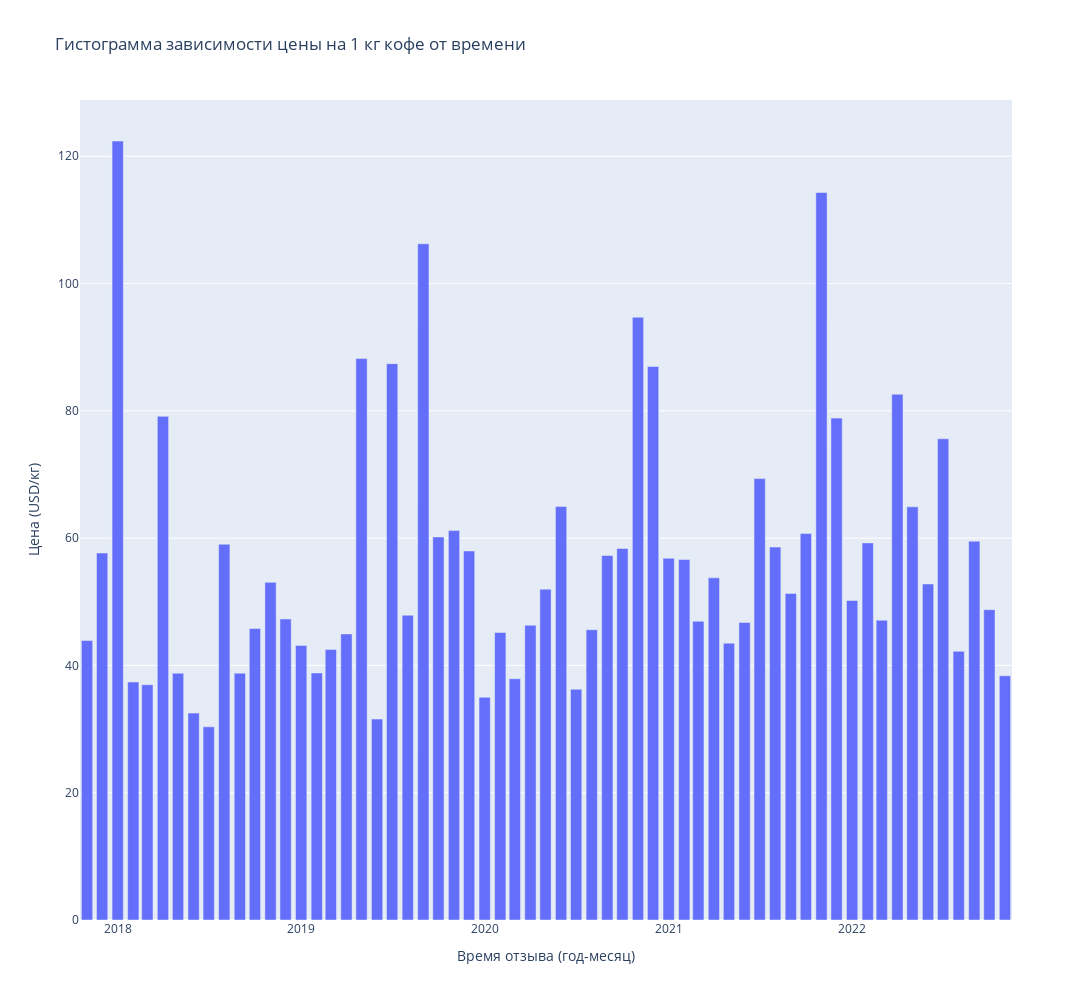

Notebook cell for this chart:
### Markdown cell above
Попробуем рассмотреть сезонность цены кофе.

### Code cell
# создадим временную переменную, отображающую год и месяц отзыва
coffee_data['review_date'] = coffee_data['review_year'].astype(str) + '-' + coffee_data['review_month'].astype(str)

group = coffee_data.groupby(['review_date'], as_index=False)['price_kg/USD'].mean()

fig_bar = px.bar(
    data_frame = group,
    x = 'review_date',
    y = 'price_kg/USD',
    labels={'review_date':'Время отзыва (год-месяц)', 'price_kg/USD':'Цена (USD/кг)'},
    height=1000,
    width=2000,
    title='Гистограмма зависимости цены на 1 кг кофе от времени'
)
fig_bar.show()

### Figure 1 — Plotly figure (JSON) as saved in the notebook; plotly's stock layout.template omitted (floating-point values rounded to 4 significant figures)
{"data": [{"alignmentgroup": "True", "hovertemplate": "Время отзыва (год-месяц)=%{x}<br>Цена (USD/кг)=%{y}<extra></extra>", "legendgroup": "", "marker": {"color": "#636efa", "pattern": {"shape": ""}}, "name": "", "offsetgroup": "", "orientation": "v", "showlegend": false, "textposition": "auto", "type": "bar", "x": ["2017-11", "2017-12", "2018-1", "2018-10", "2018-11", "2018-12", "2018-2", "2018-3", "2018-4", "2018-5", "2018-6", "2018-7", "2018-8", "2018-9", "2019-1", "2019-10", "2019-11", "2019-12", "2019-2", "2019-3", "2019-4", "2019-5", "2019-6", "2019-7", "2019-8", "2019-9", "2020-1", "2020-10", "2020-11", "2020-12", "2020-2", "2020-3", "2020-4", "2020-5", "2020-6", "2020-7", "2020-8", "2020-9", "2021-1", "2021-10", "2021-11", "2021-12", "2021-2", "2021-3", "2021-4", "2021-5", "2021-6", "2021-7", "2021-8", "2021-9", "2022-1", "2022-10", "2022-11", "2022-2", "2022-3", "2022-4", "2022-5", "2022-6", "2022-7", "2022-8", "2022-9"], "xaxis": "x", "y": [43.91, 57.65, 122.4, 45.8, 53.05, 47.29, 37.39, 36.96, 79.13, 38.77, 32.51, 30.36, 59.04, 38.78, 43.14, 60.18, 61.18, 57.97, 38.81, 42.49, 44.95, 88.2, 31.57, 87.41, 47.88, 106.2, 34.99, 58.37, 94.69, 86.96, 45.17, 37.9, 46.31, 51.97, 64.97, 36.25, 45.61, 57.27, 56.82, 60.71, 114.3, 78.85, 56.64, 46.92, 53.75, 43.49, 46.75, 69.34, 58.59, 51.31, 50.19, 48.76, 38.37, 59.24, 47.1, 82.59, 64.91, 52.79, 75.6, 42.21, 59.52], "yaxis": "y"}], "layout": {"barmode": "relative", "height": 1000, "legend": {"tracegroupgap": 0}, "title": {"text": "Гистограмма зависимости цены на 1 кг кофе от времени"}, "width": 2000, "xaxis": {"anchor": "y", "domain": [0, 1], "title": {"text": "Время отзыва (год-месяц)"}}, "yaxis": {"anchor": "x", "domain": [0, 1], "title": {"text": "Цена (USD/кг)"}}}}
